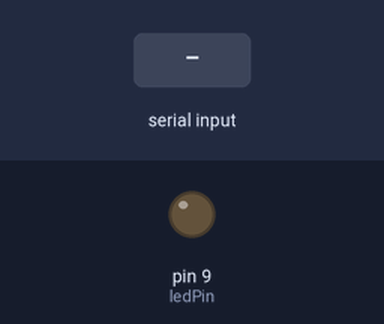
The sketch below on a simulated Arduino Uno, built with avr-gcc and run on an emulated ATmega328P. Parts: output pins drawn as LEDs (lit = HIGH). Inputs (shaded band) come from the test bench.

Above: at 1.4 s.
1.5 s: "30,150\n" received over Serial
At 1.9 s:
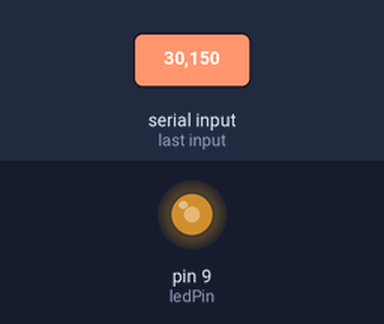
3.0 s: "90\n" received over Serial
At 4.1 s:
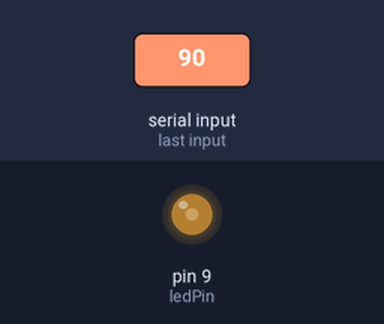
4.5 s: "200\n" received over Serial
At 5.3 s:
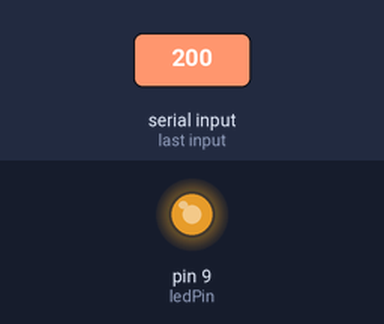
Timing chart, 0 to 7.5 s (numbered marks = the images above; inputs shaded):
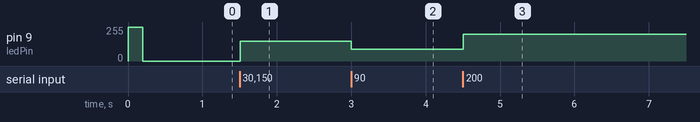

Measured:
- after the input at 1.5 s, pin 9 (ledPin): 0/255 → 150/255 at once
- after the input at 3.0 s, pin 9 (ledPin): 150/255 → 90/255 at once
- after the input at 4.5 s, pin 9 (ledPin): 90/255 → 200/255 at once

The sketch:

W11_exercise02_.ino
```cpp
int ledPin = 9;
int brightness = 0;

void setup() {
  Serial.begin(9600);
  pinMode(ledPin, OUTPUT);

  // Blink LED to show wiring is correct
  digitalWrite(ledPin, HIGH);
  delay(200);
  digitalWrite(ledPin, LOW);
}

void loop() {
  if (Serial.available() > 0) {
    brightness = Serial.parseInt();
    if (Serial.read() == '\n') {
      brightness = constrain(brightness, 0, 255);
      analogWrite(ledPin, brightness);
    }
  }
}
```
